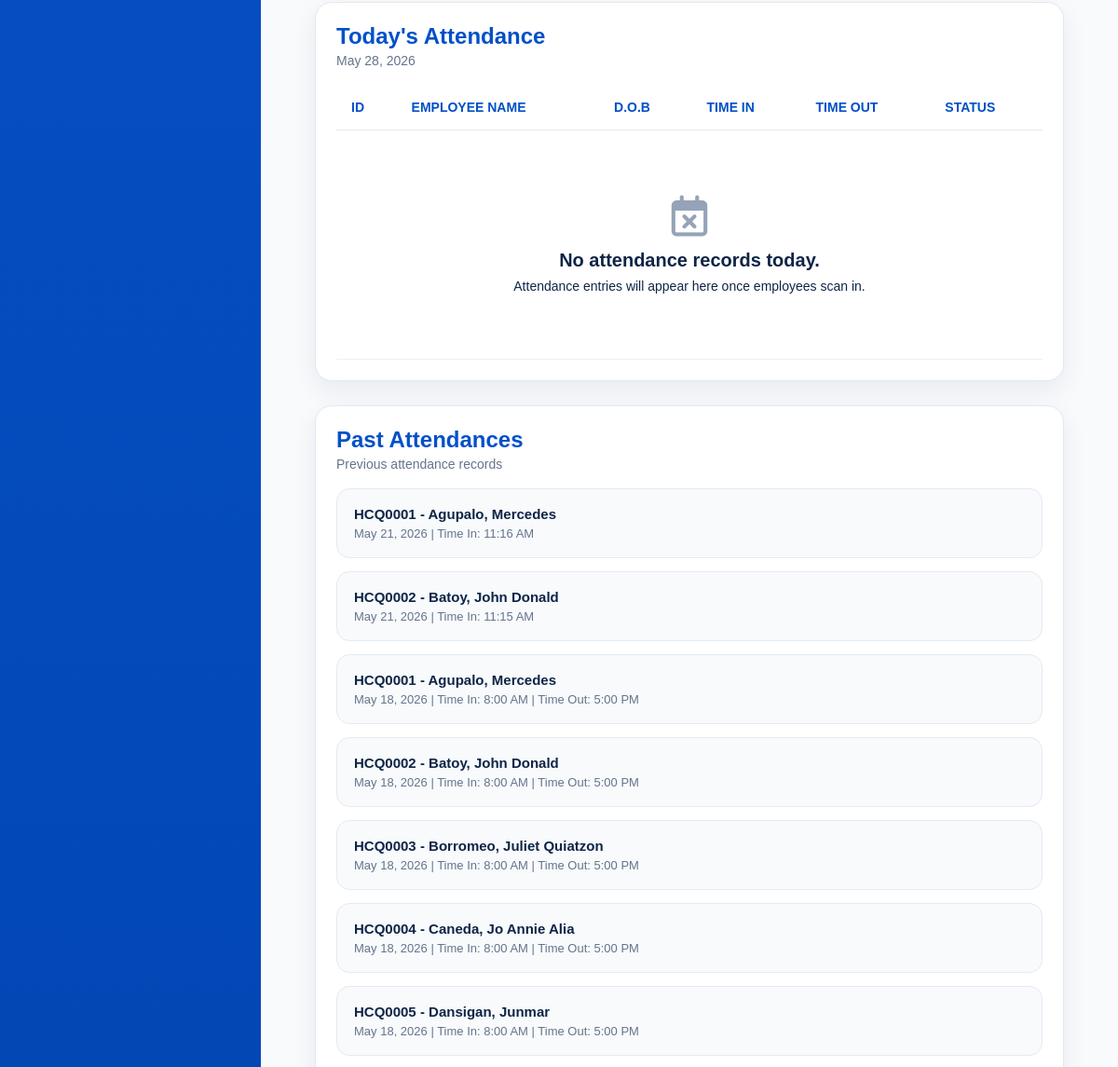
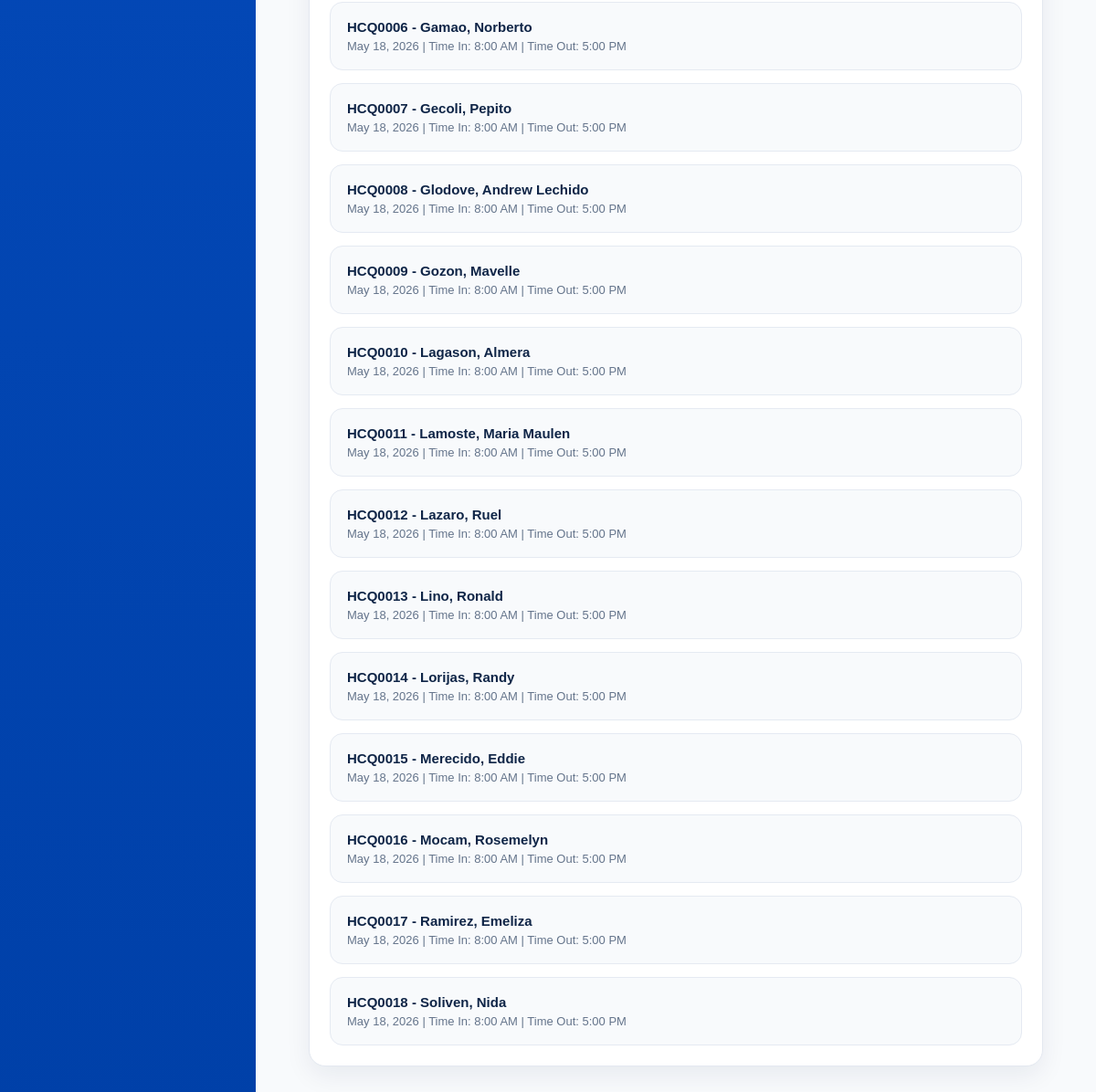
/api/attendance/page/ (lower part), run on an earlier commit of the app's database (2 pictures, top to bottom).
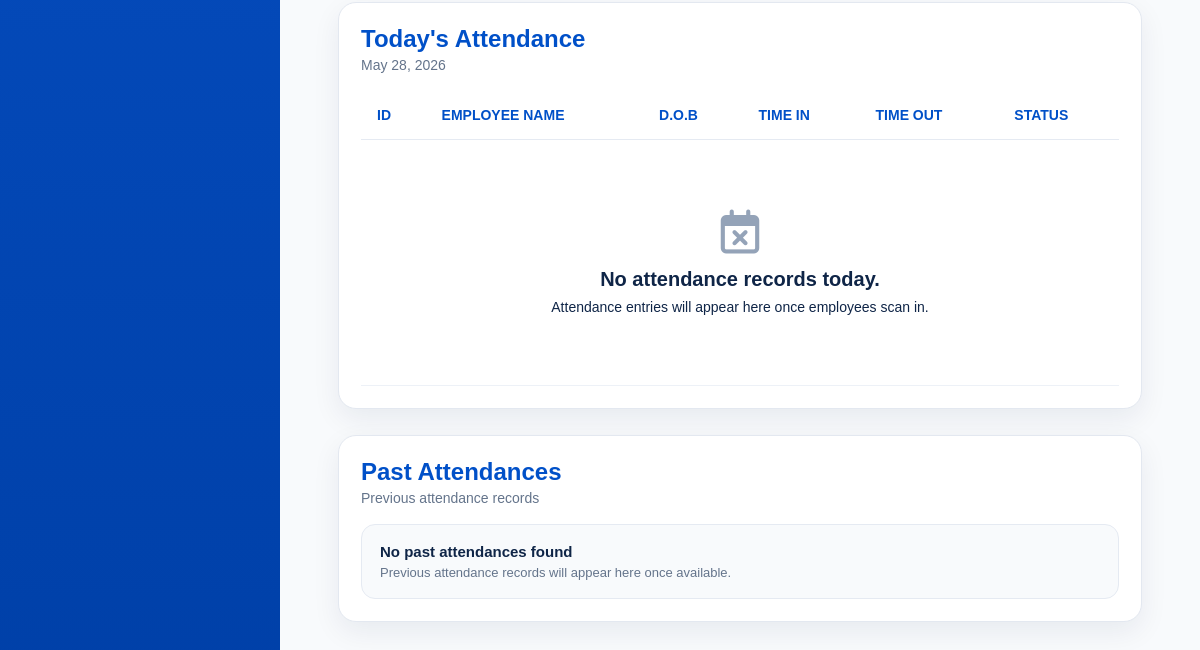
And on a later commit of the database.
### attendance/models.py (models this page shows, shortened)
class Attendance(models.Model):
    ATTENDANCE_STATUS_CHOICES = (
        ('present', 'Present'),
        ('absent', 'Absent'),
        ('half_day', 'Half Day'),
        ('leave', 'Leave'),
        ('rest_day', 'Rest Day'),
        ('holiday', 'Holiday'),
    )
    WORK_TYPE_CHOICES = (
        ('office', 'Office'),
        ('deliver', 'Deliver'),
        ('booking', 'Booking'),
    )
    employee = models.ForeignKey(
        Employee,
        on_delete=models.CASCADE,
        related_name='attendances'
    )
    date = models.DateField(
        default=timezone.localdate
    )
    status = models.CharField(
        max_length=20,
        choices=ATTENDANCE_STATUS_CHOICES,
        default='present'
    )
    time_in = models.DateTimeField(
        null=True,
        blank=True
    )
    time_out = models.DateTimeField(
        null=True,
        blank=True
    )
    worked_hours = models.DecimalField(
        max_digits=5,
        decimal_places=2,
        null=True,
        blank=True
    )
    payable_hours = models.DecimalField(
        max_digits=5,
        decimal_places=2,
        null=True,
        blank=True
    )
    late_minutes = models.PositiveIntegerField(
        default=0
    )
    undertime_minutes = models.PositiveIntegerField(
        default=0
    )
    overtime_applicable = models.BooleanField(
        default=False
    )
    overtime_minutes = models.PositiveIntegerField(
        default=0
    )
    transportation_fee_applicable = models.BooleanField(
        default=True
    )
    work_type = models.CharField(
        max_length=20,
        choices=WORK_TYPE_CHOICES,
        default='office'
    )
    delivery_allowance_applicable = models.BooleanField(
        default=False
    )
    work_location = models.CharField(
        max_length=100,
        blank=True,
        null=True,
        help_text='Example: Digos, Kidapawan, Tagum'
    )
    remarks = models.TextField(
        blank=True,
        null=True
    )
    class Meta:
        unique_together = ('employee', 'date')
        ordering = [
            '-date',
            '-time_in'
        ]

### employees/models.py (models this page shows, shortened)
class Employee(models.Model):
    SALARY_TYPE_CHOICES = (
        ('daily', 'Daily'),
        ('hourly', 'Hourly'),
    )
    EMPLOYMENT_STATUS_CHOICES = (
        ('ACTIVE', 'Active'),
        ('RESIGNED', 'Resigned'),
        ('MIA', 'MIA'),
        ('TERMINATED', 'Terminated'),
    )
    employee_id = models.CharField(
        max_length=10,
        unique=True,
        editable=False
    )
    first_name = models.CharField(max_length=100)
    middle_initial = models.CharField(
        max_length=50,
        blank=True,
        null=True
    )
    last_name = models.CharField(max_length=100)
    date_of_birth = models.DateField(
        blank=True,
        null=True
    )
    citizenship = models.CharField(
        max_length=100,
        blank=True,
        null=True
    )
    address = models.CharField(
        max_length=255,
        blank=True,
        null=True
    )
    contact_number = models.CharField(
        max_length=50,
        blank=True,
        null=True
    )
    spouse_name = models.CharField(
        max_length=100,
        blank=True,
        null=True
    )
    spouse_contact_number = models.CharField(
        max_length=50,
        blank=True,
        null=True
    )
    elementary = models.CharField(
        max_length=255,
        blank=True,
        null=True
    )
    elementary_year = models.CharField(
        max_length=50,
        blank=True,
        null=True
    )
    high_school = models.CharField(
        max_length=255,
        blank=True,
        null=True
    )
    high_school_year = models.CharField(
        max_length=50,
        blank=True,
        null=True
    )
    college = models.CharField(
        max_length=255,
        blank=True,
        null=True
    )
    college_year = models.CharField(
        max_length=50,
        blank=True,
        null=True
    )
    company_1 = models.CharField(
        max_length=255,
        blank=True,
        null=True
    )
    company_address_1 = models.CharField(
        max_length=255,
        blank=True,
        null=True
    )
    occupation_1 = models.CharField(
        max_length=100,
        blank=True,
        null=True
    )
    years_1 = models.CharField(
        max_length=50,
        blank=True,
        null=True
    )
    company_2 = models.CharField(
        max_length=255,
        blank=True,
        null=True
    )
    company_address_2 = models.CharField(
        max_length=255,
        blank=True,
        null=True
    )
    occupation_2 = models.CharField(
        max_length=100,
        blank=True,
        null=True
    )
    years_2 = models.CharField(
        max_length=50,
        blank=True,
        null=True
    )
    company_3 = models.CharField(
        max_length=255,
        blank=True,
        null=True
    )
    company_address_3 = models.CharField(
        max_length=255,
        blank=True,
        null=True
    )
    occupation_3 = models.CharField(
        max_length=100,
        blank=True,
        null=True
    )
    years_3 = models.CharField(
        max_length=50,
        blank=True,
        null=True
    )
    reference_name_1 = models.CharField(
        max_length=100,
        blank=True,
        null=True
    )
    reference_occupation_1 = models.CharField(
        max_length=100,
        blank=True,
        null=True
    )
    reference_contact_1 = models.CharField(
        max_length=50,
        blank=True,
        null=True
    )
    reference_name_2 = models.CharField(
        max_length=100,
        blank=True,
        null=True
    )
    reference_occupation_2 = models.CharField(
        max_length=100,
        blank=True,
        null=True
    )
    reference_contact_2 = models.CharField(
        max_length=50,
        blank=True,
        null=True
    )
    reference_name_3 = models.CharField(
        max_length=100,
        blank=True,
        null=True
    )
    reference_occupation_3 = models.CharField(
        max_length=100,
        blank=True,
        null=True
    )
    reference_contact_3 = models.CharField(
        max_length=50,
        blank=True,
        null=True
    )
    sss_number = models.CharField(
        max_length=100,
        blank=True,
        null=True
    )
    sss_file = models.FileField(
        upload_to='government_documents/sss/',
        blank=True,
        null=True
    )
    philhealth_number = models.CharField(
        max_length=100,
        blank=True,
        null=True
    )
    philhealth_file = models.FileField(
        upload_to='government_documents/philhealth/',
        blank=True,
        null=True
    )
    nbi_clearance_number = models.CharField(
        max_length=100,
        blank=True,
        null=True
    )
    nbi_clearance_file = models.FileField(
        upload_to='government_documents/nbi/',
        blank=True,
        null=True
    )
    barangay_clearance_number = models.CharField(
        max_length=100,
        blank=True,
        null=True
    )
    barangay_clearance_file = models.FileField(
        upload_to='government_documents/barangay/',
        blank=True,
        null=True
    )
    tin_number = models.CharField(
        max_length=100,
        blank=True,
        null=True
    )
    tin_file = models.FileField(
        upload_to='government_documents/tin/',
        blank=True,
        null=True
    )
    drivers_license_number = models.CharField(
        max_length=100,
        blank=True,
        null=True
    )
    drivers_license_file = models.FileField(
        upload_to='government_documents/drivers_license/',
        blank=True,
        null=True
    )
    position = models.CharField(max_length=100)
    employment_status = models.CharField(
        max_length=20,
        choices=EMPLOYMENT_STATUS_CHOICES,
        default='ACTIVE'
    )
    employment_remarks = models.TextField(
        blank=True,
        null=True
    )
    salary_type = models.CharField(
        max_length=10,
        choices=SALARY_TYPE_CHOICES,
        default='daily'
    )
    rate = models.DecimalField(
        max_digits=10,
        decimal_places=2
    )
    benefits = models.DecimalField(
        max_digits=10,
        decimal_places=2,
        default=0
    )
    date_started = models.DateField(
        blank=True,
        null=True
    )
    photo = models.ImageField(
        upload_to='employee_photos/',
        blank=True,
        null=True
    )
    qr_code = models.ImageField(
        upload_to='employee_qrcodes/',
        blank=True,
        null=True
    )
    resume = models.FileField(
        upload_to='employee_resumes/',
        blank=True,
        null=True
    )

### attendance/views.py (the view, shortened to what this page needs)
def attendance_page(request):
    q = request.GET.get("q", "").strip()
    today = timezone.localdate()
    attendance_records = Attendance.objects.select_related(
        "employee"
    ).filter(
        date=today
    ).order_by(
        "employee__employee_id"
    )
    past_attendances = Attendance.objects.select_related(
        "employee"
    ).filter(
        date__lt=today
    ).order_by(
        "-date",
        "employee__employee_id"
    )[:20]
    context = {
        "attendance_records": attendance_records,
        "past_attendances": past_attendances,
        "current_date": today,
        "q": q,
    }
    return render(
        request,
        "dashboard/attendance_page.html",
        context
    )

### dashboard/templates/dashboard/attendance_page.html (shortened to what the changed rows need)
{% load static %}
<!DOCTYPE html>
<html lang="en">
<head>
    <link rel="stylesheet" href="{% static 'dashboard/dashboard.css' %}">
    <link rel="stylesheet" href="https://cdnjs.cloudflare.com/ajax/libs/font-awesome/6.5.1/css/all.min.css">
</head>
<body>
<div class="modern-page">
    <main class="modern-content">
        <section class="attendance-table-card">
            <div class="attendance-card-header">
                <div>
                    <h2>Today's Attendance</h2>
                </div>
            </div>
            <table class="modern-attendance-table">
                <thead>
                    <tr>
                        <th>ID</th>
                        <th>Employee Name</th>
                        <th>D.O.B</th>
                        <th>Time In</th>
                        <th>Time Out</th>
                        <th>Status</th>
                    </tr>
                </thead>
            </table>
        </section>
        <section class="past-attendance-modern-card">
            <div class="attendance-card-header">
                <div>
                    <h2>Past Attendances</h2>
                </div>
            </div>
            <div class="past-attendance-list">
                {% for record in past_attendances %}
                    <div class="past-attendance-row">
                        <div>
                            <strong>
                                {{ record.employee.employee_id }} -
                                {{ record.employee.last_name }},
                                {{ record.employee.first_name }}
                            </strong>
                            <span>
                                {{ record.date|date:"F d, Y" }}
                                {% if record.time_in %}
                                    | Time In: {{ record.time_in|date:"g:i A" }}
                                {% endif %}
                                {% if record.time_out %}
                                    | Time Out: {{ record.time_out|date:"g:i A" }}
                                {% endif %}
                            </span>
                        </div>
                    </div>
                {% empty %}
                    <div class="past-attendance-row">
                        <div>
                            <strong>No past attendances found</strong>
                            <span>Previous attendance records will appear here once available.</span>
                        </div>
                    </div>
                {% endfor %}
            </div>
        </section>
    </main>
</div>
</body>
</html>

What changed in the data, as far as the page shows it:
removed Attendance: employee.employee_id "HCQ0001", employee.last_name "Agupalo", employee.first_name "Mercedes", date "May 21, 2026", time_in "11:16 AM"
removed Attendance: employee.employee_id "HCQ0002", employee.last_name "Batoy", employee.first_name "John Donald", date "May 21, 2026", time_in "11:15 AM"
removed Attendance: employee.employee_id "HCQ0001", employee.last_name "Agupalo", employee.first_name "Mercedes", date "May 18, 2026", time_in "8:00 AM", time_out "5:00 PM"
removed Attendance: employee.employee_id "HCQ0002", employee.last_name "Batoy", employee.first_name "John Donald", date "May 18, 2026", time_in "8:00 AM", time_out "5:00 PM"
removed Attendance: employee.employee_id "HCQ0003", employee.last_name "Borromeo", employee.first_name "Juliet Quiatzon", date "May 18, 2026", time_in "8:00 AM", time_out "5:00 PM"
removed Attendance: employee.employee_id "HCQ0004", employee.last_name "Caneda", employee.first_name "Jo Annie Alia", date "May 18, 2026", time_in "8:00 AM", time_out "5:00 PM"
removed Attendance: employee.employee_id "HCQ0005", employee.last_name "Dansigan", employee.first_name "Junmar", date "May 18, 2026", time_in "8:00 AM", time_out "5:00 PM"
removed Attendance: employee.employee_id "HCQ0006", employee.last_name "Gamao", employee.first_name "Norberto", date "May 18, 2026", time_in "8:00 AM", time_out "5:00 PM"
removed Attendance: employee.employee_id "HCQ0007", employee.last_name "Gecoli", employee.first_name "Pepito", date "May 18, 2026", time_in "8:00 AM", time_out "5:00 PM"
removed Attendance: employee.employee_id "HCQ0008", employee.last_name "Glodove", employee.first_name "Andrew Lechido", date "May 18, 2026", time_in "8:00 AM", time_out "5:00 PM"
removed Attendance: employee.employee_id "HCQ0009", employee.last_name "Gozon", employee.first_name "Mavelle", date "May 18, 2026", time_in "8:00 AM", time_out "5:00 PM"
removed Attendance: employee.employee_id "HCQ0010", employee.last_name "Lagason", employee.first_name "Almera", date "May 18, 2026", time_in "8:00 AM", time_out "5:00 PM"
removed Attendance: employee.employee_id "HCQ0011", employee.last_name "Lamoste", employee.first_name "Maria Maulen", date "May 18, 2026", time_in "8:00 AM", time_out "5:00 PM"
removed Attendance: employee.employee_id "HCQ0012", employee.last_name "Lazaro", employee.first_name "Ruel", date "May 18, 2026", time_in "8:00 AM", time_out "5:00 PM"
removed Attendance: employee.employee_id "HCQ0013", employee.last_name "Lino", employee.first_name "Ronald", date "May 18, 2026", time_in "8:00 AM", time_out "5:00 PM"
removed Attendance: employee.employee_id "HCQ0014", employee.last_name "Lorijas", employee.first_name "Randy", date "May 18, 2026", time_in "8:00 AM", time_out "5:00 PM"
removed Attendance: employee.employee_id "HCQ0015", employee.last_name "Merecido", employee.first_name "Eddie", date "May 18, 2026", time_in "8:00 AM", time_out "5:00 PM"
removed Attendance: employee.employee_id "HCQ0016", employee.last_name "Mocam", employee.first_name "Rosemelyn", date "May 18, 2026", time_in "8:00 AM", time_out "5:00 PM"
removed Attendance: employee.employee_id "HCQ0017", employee.last_name "Ramirez", employee.first_name "Emeliza", date "May 18, 2026", time_in "8:00 AM", time_out "5:00 PM"
removed Attendance: employee.employee_id "HCQ0018", employee.last_name "Soliven", employee.first_name "Nida", date "May 18, 2026", time_in "8:00 AM", time_out "5:00 PM"
Also different on the page:
text now shown: "No past attendances found Previous attendance records will appear here once available."
